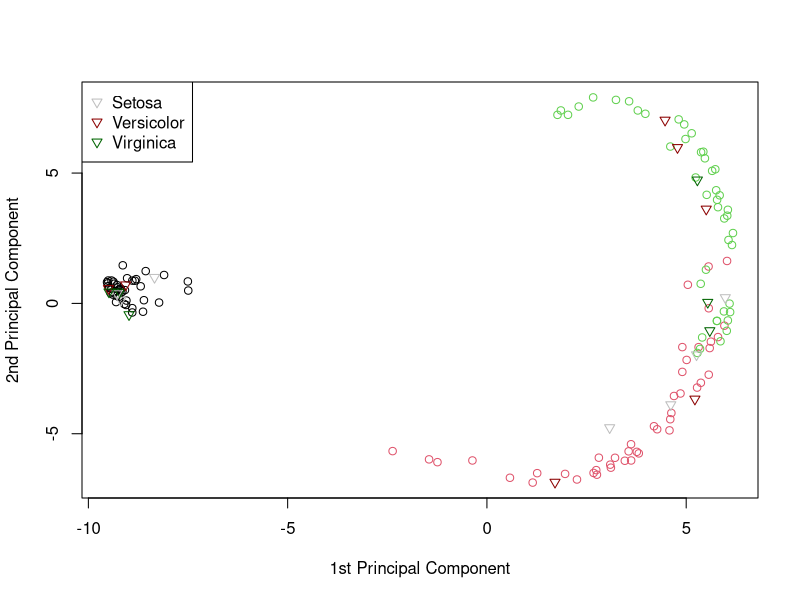

This figure's R source:
















































install.packages("kernlab")
library(kernlab)
data(iris)
test <- sample(1:150,20)
print(test)
kpc <- kpca(~.,data=iris[-test,-5],kernel="rbfdot",
            kpar=list(sigma=0.2),features=2)

#print the principal component vectors
pcv(kpc)

#plot the data projection on the components
plot(rotated(kpc),col=as.integer(iris[-test,5]),
     xlab="1st Principal Component",ylab="2nd Principal Component")

#embed remaining points 
emb <- predict(kpc,iris[test,-5])
points(emb,col=c("Grey","Dark Red","Dark Green"),pch=25, cex=1)

legend("topleft", legend = c("Setosa", "Versicolor", "Virginica"), 
       col = c("Grey", "Dark Red", "Dark Green"), pch = 25, cex = 1)
